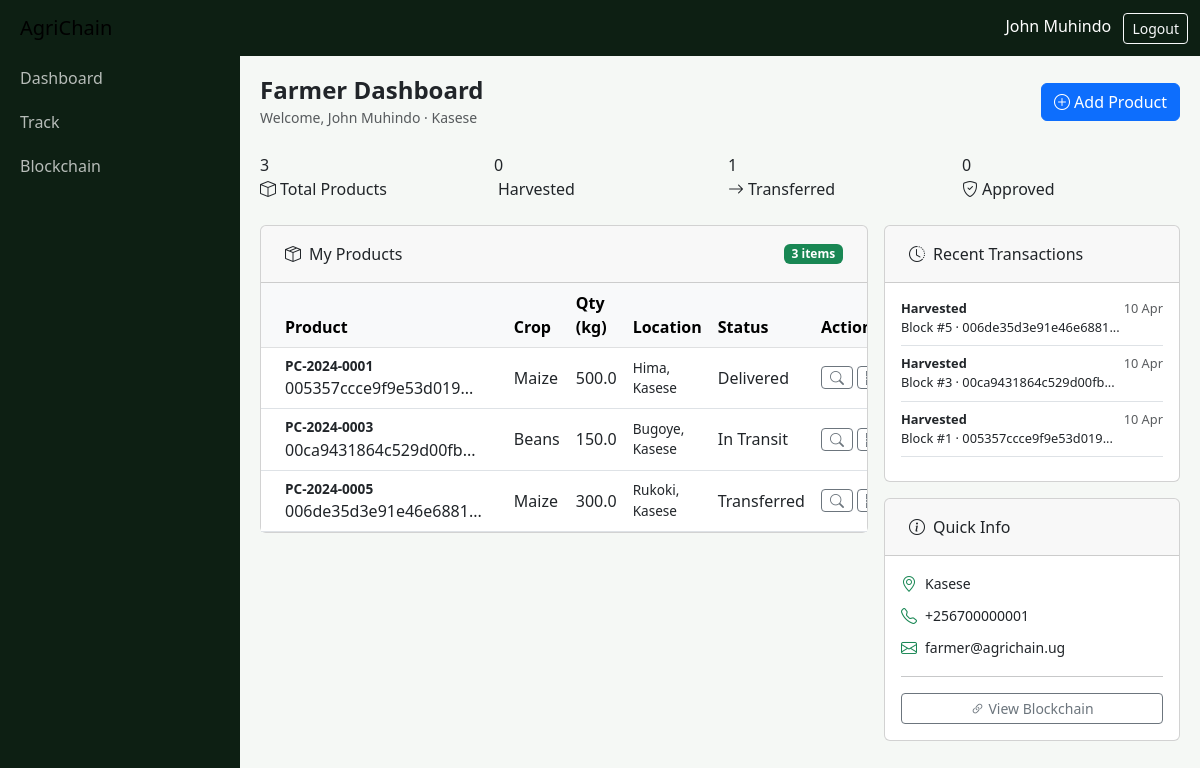
Screenshot of /farmer/dashboard (signed in) with the database file from the repository.
### models.py (models this page shows, shortened)
class User(db.Model):
    __tablename__ = 'users'
    id = db.Column(db.Integer, primary_key=True)
    name = db.Column(db.String(100), nullable=False)
    email = db.Column(db.String(120), unique=True, nullable=False)
    password = db.Column(db.String(256), nullable=False)
    role = db.Column(db.String(20), nullable=False)
    is_active = db.Column(db.Boolean, default=True)
    phone = db.Column(db.String(20))
    location = db.Column(db.String(100))
    created_at = db.Column(db.DateTime, default=datetime.utcnow)
    products = db.relationship('Product', backref='farmer', lazy=True, foreign_keys='Product.farmer_id')

class Product(db.Model):
    __tablename__ = 'products'
    id = db.Column(db.Integer, primary_key=True)
    product_code = db.Column(db.String(20), unique=True, nullable=False)
    crop_type = db.Column(db.String(50), nullable=False)
    quantity = db.Column(db.Float, nullable=False)
    unit = db.Column(db.String(20), default='kg')
    location = db.Column(db.String(100))
    district = db.Column(db.String(100), default='Kasese')
    harvest_date = db.Column(db.Date)
    quality_grade = db.Column(db.String(10), default='A')
    status = db.Column(db.String(30), default='harvested')
    farmer_id = db.Column(db.Integer, db.ForeignKey('users.id'), nullable=False)
    current_owner_id = db.Column(db.Integer, db.ForeignKey('users.id'))
    blockchain_hash = db.Column(db.String(64))
    is_flagged = db.Column(db.Boolean, default=False)
    is_approved = db.Column(db.Boolean, default=False)
    notes = db.Column(db.Text)
    image_data = db.Column(db.Text, nullable=True)
    created_at = db.Column(db.DateTime, default=datetime.utcnow)
    updated_at = db.Column(db.DateTime, default=datetime.utcnow, onupdate=datetime.utcnow)
    current_owner = db.relationship('User', foreign_keys=[current_owner_id])
    transactions = db.relationship('Transaction', backref='product', lazy=True)

class Transaction(db.Model):
    __tablename__ = 'transactions'
    id = db.Column(db.Integer, primary_key=True)
    tx_id = db.Column(db.String(64), unique=True, nullable=False)
    product_id = db.Column(db.Integer, db.ForeignKey('products.id'), nullable=False)
    action = db.Column(db.String(50), nullable=False)
    sender_id = db.Column(db.Integer, db.ForeignKey('users.id'))
    receiver_id = db.Column(db.Integer, db.ForeignKey('users.id'))
    block_index = db.Column(db.Integer)
    block_hash = db.Column(db.String(64))
    previous_hash = db.Column(db.String(64))
    payload = db.Column(db.Text)
    notes = db.Column(db.Text)
    timestamp = db.Column(db.DateTime, default=datetime.utcnow)
    sender = db.relationship('User', foreign_keys=[sender_id])
    receiver = db.relationship('User', foreign_keys=[receiver_id])

### routes.py (the view)
@main_bp.route('/farmer/dashboard')
@login_required
@role_required('farmer')
def farmer_dashboard():
    user = User.query.get(session['user_id'])
    products = Product.query.filter_by(farmer_id=user.id).all()
    txs = Transaction.query.join(Product).filter(Product.farmer_id == user.id).order_by(Transaction.timestamp.desc()).limit(10).all()
    return render_template('farmer_dashboard.html', user=user, products=products, transactions=txs)

### routes.py (called while the page is built)
def login_required(f):
    @wraps(f)
    def decorated(*args, **kwargs):
        if 'user_id' not in session:
            return redirect(url_for('auth.login'))
        return f(*args, **kwargs)
    return decorated

def role_required(*roles):
    def decorator(f):
        @wraps(f)
        def decorated(*args, **kwargs):
            if session.get('user_role') not in roles:
                flash('Access denied.', 'danger')
                return redirect(url_for('main.index'))
            return f(*args, **kwargs)
        return decorated
    return decorator

### templates/farmer_dashboard.html (shortened to what this page needs)
{% extends "base.html" %}
{% block content %}
<div class="d-flex justify-content-between align-items-center mb-4">
  <div>
    <h4 class="fw-bold mb-0">Farmer Dashboard</h4>
    <small class="text-muted">Welcome, {{ user.name }} · {{ user.location }}</small>
  </div>
  <a href="/farmer/add_product" class="btn btn-primary"><i class="bi bi-plus-circle me-1"></i>Add Product</a>
</div>
<div class="row g-3 mb-4">
  <div class="col-6 col-md-3">
    <div class="stat-card green">
      <div class="stat-num">{{ products|length }}</div>
      <div class="stat-label"><i class="bi bi-box me-1"></i>Total Products</div>
    </div>
  </div>
  <div class="col-6 col-md-3">
    <div class="stat-card amber">
      <div class="stat-num">{{ products|selectattr('status','eq','harvested')|list|length }}</div>
      <div class="stat-label">Harvested</div>
    </div>
  </div>
  <div class="col-6 col-md-3">
    <div class="stat-card blue">
      <div class="stat-num">{{ products|selectattr('status','eq','transferred')|list|length }}</div>
      <div class="stat-label"><i class="bi bi-arrow-right me-1"></i>Transferred</div>
    </div>
  </div>
  <div class="col-6 col-md-3">
    <div class="stat-card green">
      <div class="stat-num">{{ products|selectattr('is_approved')|list|length }}</div>
      <div class="stat-label"><i class="bi bi-shield-check me-1"></i>Approved</div>
    </div>
  </div>
</div>
<div class="row g-3">
  <div class="col-lg-8">
    <div class="card">
      <div class="card-header d-flex justify-content-between align-items-center py-3 px-4">
        <span><i class="bi bi-box-seam me-2"></i>My Products</span>
        <span class="badge bg-success">{{ products|length }} items</span>
      </div>
      <div class="card-body p-0">
        <div class="table-responsive">
          <table class="table table-hover align-middle mb-0">
            <thead class="table-light">
              <tr>
                <th class="px-4">Product</th>
                <th>Crop</th>
                <th>Qty (kg)</th>
                <th>Location</th>
                <th>Status</th>
                <th>Actions</th>
              </tr>
            </thead>
            <tbody>
              {% for p in products %}
              <tr>
                <td class="px-4">
                  <div class="fw-semibold" style="font-size:0.85rem">{{ p.product_code }}</div>
                  <div class="hash-text">{{ p.blockchain_hash[:20] if p.blockchain_hash else 'Pending' }}...</div>
                </td>
                <td>{{ p.crop_type }}</td>
                <td>{{ p.quantity }}</td>
                <td style="font-size:0.85rem">{{ p.location }}</td>
                <td><span class="badge-status badge-{{ p.status }}">{{ p.status.replace('_',' ').title() }}</span></td>
                <td>
                  <div class="d-flex gap-1">
                    <a href="/track?q={{ p.product_code }}" class="btn btn-sm btn-outline-secondary py-0"><i class="bi bi-search"></i></a>
                    <a href="/qr/{{ p.product_code }}" class="btn btn-sm btn-outline-secondary py-0"></a>
                  </div>
                </td>
              </tr>
              {% else %}
              <tr><td colspan="6" class="text-center py-4 text-muted">No products yet. <a href="/farmer/add_product">Add your first harvest.</a></td></tr>
              {% endfor %}
            </tbody>
          </table>
        </div>
      </div>
    </div>
  </div>
  <div class="col-lg-4">
    <div class="card">
      <div class="card-header py-3 px-4"><i class="bi bi-clock-history me-2"></i>Recent Transactions</div>
      <div class="card-body p-3">
        {% for tx in transactions %}
        <div class="border-bottom pb-2 mb-2" style="font-size:0.8rem">
          <div class="d-flex justify-content-between">
            <span class="fw-semibold">{{ tx.action.replace('_',' ').title() }}</span>
            <span class="text-muted">{{ tx.timestamp.strftime('%d %b') }}</span>
          </div>
          <div class="hash-text">Block #{{ tx.block_index }} · {{ tx.block_hash[:20] if tx.block_hash else '' }}...</div>
        </div>
        {% else %}
        <p class="text-muted text-center small">No transactions yet</p>
        {% endfor %}
      </div>
    </div>
    <div class="card mt-3">
      <div class="card-header py-3 px-4"><i class="bi bi-info-circle me-2"></i>Quick Info</div>
      <div class="card-body p-3">
        <div class="d-flex align-items-center gap-2 mb-2">
          <i class="bi bi-geo-alt text-success"></i>
          <small>{{ user.location or 'Kasese District' }}</small>
        </div>
        <div class="d-flex align-items-center gap-2 mb-2">
          <i class="bi bi-telephone text-success"></i>
          <small>{{ user.phone or 'Not set' }}</small>
        </div>
        <div class="d-flex align-items-center gap-2">
          <i class="bi bi-envelope text-success"></i>
          <small>{{ user.email }}</small>
        </div>
        <hr>
        <a href="/blockchain_explorer" class="btn btn-outline-secondary btn-sm w-100">
          <i class="bi bi-link-45deg me-1"></i>View Blockchain
        </a>
      </div>
    </div>
  </div>
</div>
{% endblock %}

### templates/base.html (shortened to what this page needs)
<!DOCTYPE html>
<html lang="en">
<head>
<link href="https://cdn.jsdelivr.net/npm/bootstrap@5.3.0/dist/css/bootstrap.min.css" rel="stylesheet">
<link href="https://cdn.jsdelivr.net/npm/bootstrap-icons@1.11.0/font/bootstrap-icons.css" rel="stylesheet">
</head>
<body>
<nav class="navbar navbar-expand-lg sticky-top">
  <div class="container-fluid">
    <a class="navbar-brand ms-2" href="/">AgriChain</a>
    <div class="ms-auto">
      {% if session.user_id %}
        <span class="text-white me-2">{{ session.user_name }}</span>
        <a href="/auth/logout" class="btn btn-sm btn-outline-light">Logout</a>
      {% else %}
        <a href="/auth/login" class="btn btn-sm btn-outline-light">Login</a>
        <a href="/auth/register" class="btn btn-sm btn-warning">Register</a>
      {% endif %}
    </div>
  </div>
</nav>
{% if session.user_id %}
<div id="sidebar" class="sidebar">
  <a href="/farmer/dashboard" class="nav-link">Dashboard</a>
  <a href="/track" class="nav-link">Track</a>
  <a href="/blockchain_explorer" class="nav-link">Blockchain</a>
</div>
{% endif %}
<div class="{% if session.user_id %}main-content{% else %}container py-4{% endif %}">
  {% block content %}{% endblock %}
</div>
</body>
</html>

### templates/base.html (style rules this page uses)
:root { --primary: #1a6b3c; --primary-light: #2d9e5f; --accent: #f4a820; --dark: #0d1f13; --surface: #f5f8f5; --text: #1a2a1e; --border: #d4e4d8; }
* { box-sizing: border-box; }
body { background: var(--surface); margin: 0; }
.navbar { background: var(--dark) !important; }
.sidebar { width: 240px; position: fixed; top: 56px; left: 0; height: calc(100vh - 56px); background: var(--dark); overflow-y: auto; z-index: 1000; transition: transform 0.3s ease; }
.sidebar .nav-link { color: rgba(255,255,255,0.7); padding: 10px 20px; }
.main-content { margin-left: 240px; padding: 20px; }
.sidebar, .navbar { pointer-events: auto; }
.main-content * { pointer-events: auto; }

### rows the page displays
User: user_name "John Muhindo", name "John Muhindo", location "Kasese", phone "+256700000001", email "farmer@agrichain.ug"
Product: product_code "PC-2024-0001", blockchain_hash "005357ccce9f9e53d019", crop_type "Maize", quantity "500.0", location "Hima, Kasese", status.replace "Delivered"
Product: product_code "PC-2024-0003", blockchain_hash "00ca9431864c529d00fb", crop_type "Beans", quantity "150.0", location "Bugoye, Kasese", status.replace "In Transit"
Product: product_code "PC-2024-0005", blockchain_hash "006de35d3e91e46e6881", crop_type "Maize", quantity "300.0", location "Rukoki, Kasese", status.replace "Transferred"
Transaction: action.replace "Harvested", timestamp "10 Apr", block_index "5", block_hash "006de35d3e91e46e6881"
Transaction: action.replace "Harvested", timestamp "10 Apr", block_index "3", block_hash "00ca9431864c529d00fb"
Transaction: action.replace "Harvested", timestamp "10 Apr", block_index "1", block_hash "005357ccce9f9e53d019"

### other values shown
{{ products|length }} "3"
{{ products|selectattr('status','eq','harvested')|list|length }} "0"
{{ products|selectattr('status','eq','transferred')|list|length }} "1"
{{ products|selectattr('is_approved')|list|length }} "0"
